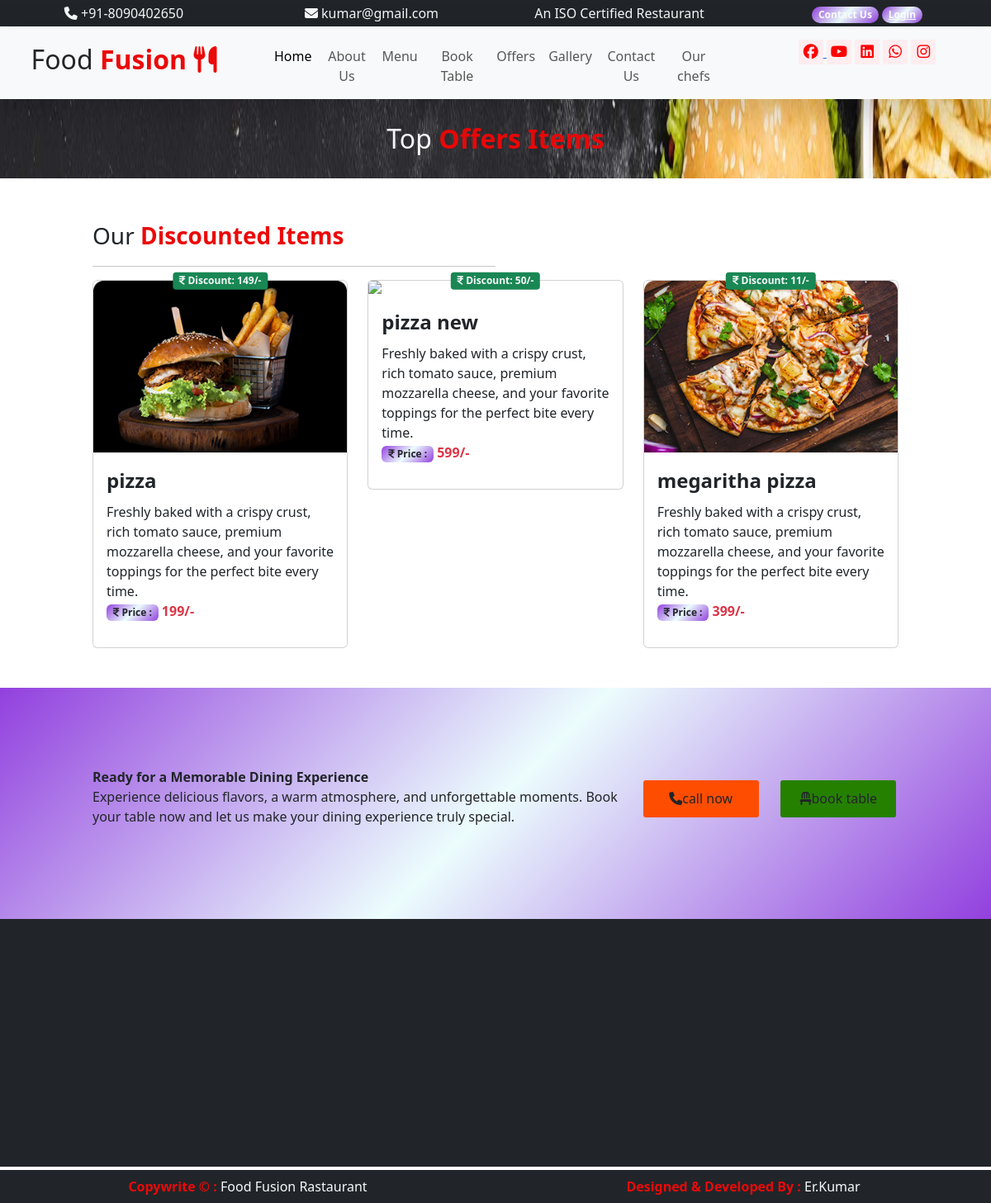
The page /user/offers/ on the database its author committed.
### user/models.py (models this page shows)
class tblproduct(models.Model):
     category=models.ForeignKey(tblcategory,on_delete=models.CASCADE)
     name=models.CharField(max_length=50,null=True)
     price=models.IntegerField(null=True)
     discounted_price=models.IntegerField(null=True)
     description=models.TextField(null=True)
     picture=models.ImageField(upload_to="static/product/",null=True)
     added_date=models.DateField()

### user/views.py (the view)
# urls.py: path("offers/",views.offers),
def offers(request):
    pdata=tblproduct.objects.all().order_by("-discounted_price")
    md={"products":pdata}
    return render(request,"user/offers.html",md)

### templates/user/offers.html
{% extends 'base.html'%}
{% load static %}
{% block childpage %}
 <div class="row heading">
  <div class="col-sm-6 mx-auto text-light fs-2 py-4 text-center">
          Top <b class="text-color1"> Offers Items</b>
  </div>
 </div>
 <div class="row py-5">
  <div class="col-sm-10 mx-auto">
    <div class="row">
       <div class="fs-3">Our <b class="text-color1"> Discounted Items</b>
      <hr class="w-50"/>
    </div>
    </div>
    <div class="row">
      {% for x in products %}
     <div class="col-sm-4">
     <div class="card position-relative">
      <b class="badge bg-success text-light rounded-1 position-absolute top-0
          start-50 translate-middle">
            <i class="fa-solid fa-inr"></i>
            Discount:  {{x.discounted_price}}/-</b>
      <img src="/{{x.picture}}" class="card-img-top"/>
      <div class="card-body">
        <p class="card-title fs-4 fw-bold">{{x.name}}</p>
        <p>
          <span>{{x.description}}</span><br/>
         <b class="badge bg-color1 text-dark"><i class="fa-solid fa-inr"></i>
           Price :</b>
         <b class="text-danger">{{x.price}}/-</b>
        </p>
      </div>
     </div>
     </div>
     {% endfor %}
    </div>
  </div>
 </div>
{% endblock %}

### templates/base.html (shortened to what this page needs)
<!doctype html>
{% load static %}
<html lang="en">
  <head>
    <link href="https://cdn.jsdelivr.net/npm/bootstrap@5.3.8/dist/css/bootstrap.min.css" rel="stylesheet">
    <link rel="stylesheet" href="https://cdnjs.cloudflare.com/ajax/libs/font-awesome/6.7.2/css/all.min.css">
  </head>
  <body>
    <div class="container-fluid">
      <div class="row text-center bg-dark text-light py-1">
        <div class="col-sm-3">
          <i class="fa-solid fa-phone"></i>
          +91-8090402650
        </div>
        <div class="col-sm-3">
          <i class="fa-solid fa-envelope"></i>
          kumar@gmail.com
        </div>
        <div class="col-sm-3">
          An ISO Certified Restaurant
        </div>
        <div class="col-sm-3">
          <a href="/user/contact/" class="badge bg-color1 rounded-pill text-decoration-none">Contact Us</a>
          <a href="/admin/" class="badge bg-color1 rounded-pill">Login</a>
        </div>
      </div>
             <div class="row text-center shadow-lg bg-light sticky-top">
              <div class="col-sm-3 fs-2 py-3">
                Food <b class="text-color1">
                  Fusion
                  <i class="fa-solid fa-utensils"></i>
                </b>
              </div>
              <div class="col-sm-6 pt-2">
                 <nav class="navbar navbar-expand-lg bg-body-tertiary" id="menu">
  <div class="container-fluid">
    <div class="collapse navbar-collapse" id="navbarNav">
      <ul class="navbar-nav">
        <li class="nav-item">
          <a class="nav-link active" aria-current="page" href="/user/index/">Home</a>
        </li>
        <li class="nav-item">
          <a class="nav-link" href="/user/about/">About Us</a>
        </li>
           <li class="nav-item">
          <a class="nav-link" href="/user/menu/">Menu</a>
        </li>
           <li class="nav-item">
          <a class="nav-link" href="/user/booking/">Book Table</a>
        </li>
           <li class="nav-item">
          <a class="nav-link" href="/user/offers/">Offers</a>
        </li>
        <li class="nav-item">
          <a class="nav-link" href="/user/gallery/">Gallery</a>
        </li>
           <li class="nav-item">
          <a class="nav-link" href="/user/contact/">Contact Us</a>
        </li>
           <li class="nav-item">
          <a class="nav-link" href="/user/team/">Our chefs</a>
        </li>
      </ul>
    </div>
  </div>
</nav>
              </div>
              <div class="col-sm-3 social py-3">
               <a href=" https://www.facebook.com/share/1JSAJXjgUp/" target="_blank"><i class="fa-brands fa-facebook"></i>
            <a href="https://www.youtube.com/" target="_blank">
              <i class="fa-brands fa-youtube"></i></a>
                <i class="fa-brands fa-linkedin"></i>
                <i class="fa-brands fa-whatsapp"></i>
                 <i class="fa-brands fa-instagram"></i>
              </div>
             </div>
           {% block childpage %}
           {% endblock %}
 <div class="row py-5 bg-color1 ">
  <div class="col-sm-10 mx-auto">
    <div class="row py-5">
      <div class="col-sm-8">
       <b> Ready for a Memorable Dining Experience</b>
       <p>Experience delicious flavors, a warm atmosphere, and unforgettable moments. Book your table now and let us make your dining experience truly special.</p>
      </div>
      <div class="col-sm-2 pt-3">
        <a href="tel:+91-8090402650" class="btn1 d-block text-center text-dark" style="background: rgb(#e724df, #f62fc7c2, white) ;"><i class="fa-solid fa-phone"></i>call now</a>
      </div>
      <div class="col-sm-2 pt-3">
        <a href="/user/booking/" class="btn1 d-block text-center text-dark" style="background: rgb(38, 128, 0);"><i class="fa-solid fa-chair"></i>book table</a>
      </div>
    </div>
  </div>
 </div>
            <div class="row py-5 text-light bg-dark" style="min-height:300px;">
                <div class="col-sm-3 p-2"></div>
                <div class="col-sm-3 p-2"></div>
                <div class="col-sm-3 p-2"></div>
                <div class="col-sm-3 p-2"></div>
            </div>
            <div class="row mt-1 bg-dark text-center py-2 text-light">
              <div class="col-sm-6">
               <b class="text-color1">Copywrite &copy; :</b>
               <a href="https://www.techpile.in" class="text-decoration-none text-light" target="_blank">
                Food Fusion Rastaurant
            </a>
              </div>
              <div class="col-sm-6">
               <b class="text-color1">Designed & Developed By :</b>
               <a href="/user/developer/" class="text-decoration-none text-light">
                Er.Kumar
               </a>
              </div>
            </div>
    </div>
  </body>
</html>

### rows shown on the page
tblproduct: discounted_price "149", picture (picture), name "pizza", description "Freshly baked with a crispy crust, rich tomato sauce, premium mozzarella cheese, and your favorite toppings for the perfect bite every time.", price "199"
tblproduct: discounted_price "50", name "pizza new", description "Freshly baked with a crispy crust, rich tomato sauce, premium mozzarella cheese, and your favorite toppings for the perfect bite every time.", price "599"
tblproduct: discounted_price "11", picture (picture), name "megaritha pizza", description "Freshly baked with a crispy crust, rich tomato sauce, premium mozzarella cheese, and your favorite toppings for the perfect bite every time.", price "399"
